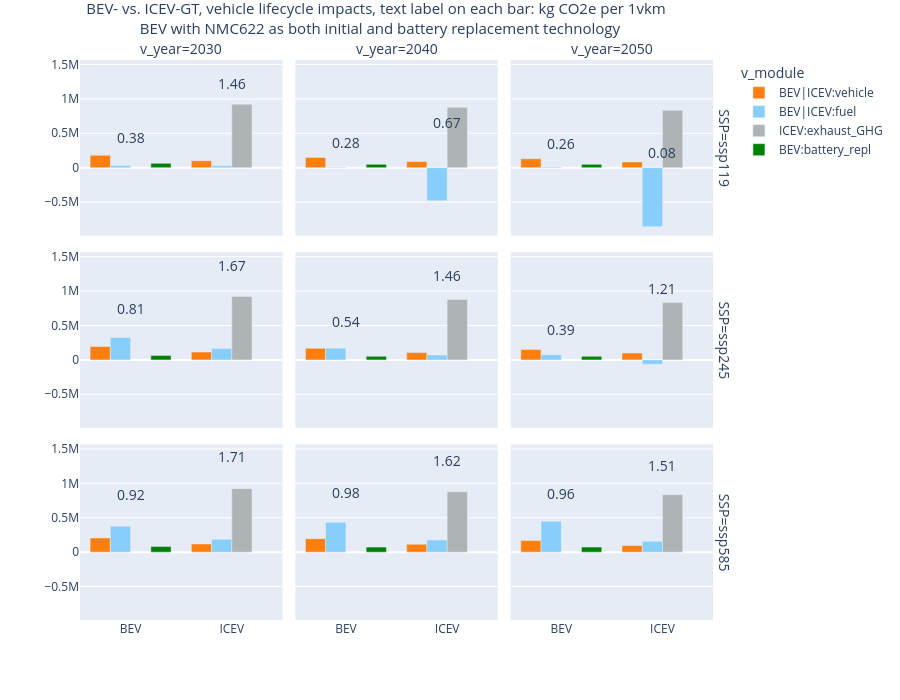

This figure's notebook cell:
### Code cell
import plotly.express as px

tt1 = f'BEV- vs. ICEV-GT, vehicle lifecycle impacts, text label on each bar: kg CO2e per 1vkm '
tt2 = f' BEV with NMC622 as both initial and battery replacement technology'

color_dict = {
    'F2':  'lightskyblue',   # 
    'V1AB': '#ff7f0e',  # Orange
    'V1B': 'green',   #green
    'V2': '#aeb4b4',   # Medium gray
}

custom_labels = {
    'F2': 'BEV|ICEV:fuel',
    'V1AB': 'BEV|ICEV:vehicle',
    'V1B': 'BEV:battery_repl',
    'V2': 'ICEV:exhaust_GHG'
}


fig = px.bar(df, x="Powertrain", y= [ 'V1AB', 'F2', 'V2', 'V1B'],   
            #text='LC_kgCO2e_vkm' ,  # not working, using below annotation 
            barmode="group",   #stack,  if using stack, negative value on F2 messed up, tried with add_trace, not working
            color_discrete_map=color_dict,
            facet_row="SSP", facet_col="v_year"
            )


# to add text label on top of each bar (at location, y_sum)
for i in df.index:
    y_sum = df.loc[i, ['V1AB', 'F2', 'V2', 'V1B']].sum()
    x = df.loc[i, 'Powertrain']
    year = df.loc[i, 'v_year']
    ssp = df.loc[i, 'SSP']
    text = df.loc[i, 'LC_kgCO2e_vkm']
    # Determine the correct row and column based on 'v_year' and 'SSP'
    col = 1 if year == 2030 else 2 if year == 2040 else 3
    row = 3 if ssp == 'ssp119' else 2 if ssp == 'ssp245' else 1
    fig.add_annotation(x=x, y=y_sum, text=f'{text}',
                       showarrow=False,
                       xanchor='center',
                       yanchor='bottom',
                       row=row, col=col)


for trace in fig.data:
    trace.name = custom_labels[trace.name]


# Update layout 
fig.update_layout(    
    annotations=[dict(font_size=14)], 
    legend_title_text='v_module',
    title={
        'text': f"{tt1}<br>{tt2}",
        'y': 0.98,  # 
        'x': 0.42,   # Center the title
        'xanchor': 'center',
        'yanchor': 'top',
        'font': {'size': 15}  # Font size for tt1
    },
    width=900,  # Width of the entire figure in pixels
    height=700,  # Height of the entire figure in pixels
)


# do not use value as y-label , yaxis=dict(title='pGWP100 CO$_2$e') not working  will change whole plot format
fig.update_yaxes(title_text='', matches='y')
fig.update_xaxes(title_text='', matches='x')
#fig.update_layout(yaxis=dict(title='pGWP100 CO$_2$e'))

# Show the figure
fig.show()
fig.write_html("output_plot/bev_NMC622NMC622_vs_icev.html")

### Figure 1 — Plotly figure (JSON) as saved in the notebook; plotly's stock layout.template omitted (floating-point values rounded to 4 significant figures)
{"data": [{"alignmentgroup": "True", "hovertemplate": "variable=V1AB<br>SSP=ssp119<br>v_year=2030<br>Powertrain=%{x}<br>value=%{y}<extra></extra>", "legendgroup": "V1AB", "marker": {"color": "#ff7f0e", "pattern": {"shape": ""}}, "name": "BEV|ICEV:vehicle", "offsetgroup": "V1AB", "orientation": "v", "showlegend": true, "textposition": "auto", "type": "bar", "x": ["BEV", "ICEV"], "xaxis": "x7", "y": [179100.0, 99130.0], "yaxis": "y7"}, {"alignmentgroup": "True", "hovertemplate": "variable=V1AB<br>SSP=ssp119<br>v_year=2040<br>Powertrain=%{x}<br>value=%{y}<extra></extra>", "legendgroup": "V1AB", "marker": {"color": "#ff7f0e", "pattern": {"shape": ""}}, "name": "BEV|ICEV:vehicle", "offsetgroup": "V1AB", "orientation": "v", "showlegend": false, "textposition": "auto", "type": "bar", "x": ["BEV", "ICEV"], "xaxis": "x8", "y": [148200.0, 87560.0], "yaxis": "y8"}, {"alignmentgroup": "True", "hovertemplate": "variable=V1AB<br>SSP=ssp119<br>v_year=2050<br>Powertrain=%{x}<br>value=%{y}<extra></extra>", "legendgroup": "V1AB", "marker": {"color": "#ff7f0e", "pattern": {"shape": ""}}, "name": "BEV|ICEV:vehicle", "offsetgroup": "V1AB", "orientation": "v", "showlegend": false, "textposition": "auto", "type": "bar", "x": ["BEV", "ICEV"], "xaxis": "x9", "y": [128700.0, 82660.0], "yaxis": "y9"}, {"alignmentgroup": "True", "hovertemplate": "variable=V1AB<br>SSP=ssp245<br>v_year=2030<br>Powertrain=%{x}<br>value=%{y}<extra></extra>", "legendgroup": "V1AB", "marker": {"color": "#ff7f0e", "pattern": {"shape": ""}}, "name": "BEV|ICEV:vehicle", "offsetgroup": "V1AB", "orientation": "v", "showlegend": false, "textposition": "auto", "type": "bar", "x": ["BEV", "ICEV"], "xaxis": "x4", "y": [194900.0, 115200.0], "yaxis": "y4"}, {"alignmentgroup": "True", "hovertemplate": "variable=V1AB<br>SSP=ssp245<br>v_year=2040<br>Powertrain=%{x}<br>value=%{y}<extra></extra>", "legendgroup": "V1AB", "marker": {"color": "#ff7f0e", "pattern": {"shape": ""}}, "name": "BEV|ICEV:vehicle", "offsetgroup": "V1AB", "orientation": "v", "showlegend": false, "textposition": "auto", "type": "bar", "x": ["BEV", "ICEV"], "xaxis": "x5", "y": [169500.0, 106100.0], "yaxis": "y5"}, {"alignmentgroup": "True", "hovertemplate": "variable=V1AB<br>SSP=ssp245<br>v_year=2050<br>Powertrain=%{x}<br>value=%{y}<extra></extra>", "legendgroup": "V1AB", "marker": {"color": "#ff7f0e", "pattern": {"shape": ""}}, "name": "BEV|ICEV:vehicle", "offsetgroup": "V1AB", "orientation": "v", "showlegend": false, "textposition": "auto", "type": "bar", "x": ["BEV", "ICEV"], "xaxis": "x6", "y": [150100.0, 99870.0], "yaxis": "y6"}, {"alignmentgroup": "True", "hovertemplate": "variable=V1AB<br>SSP=ssp585<br>v_year=2030<br>Powertrain=%{x}<br>value=%{y}<extra></extra>", "legendgroup": "V1AB", "marker": {"color": "#ff7f0e", "pattern": {"shape": ""}}, "name": "BEV|ICEV:vehicle", "offsetgroup": "V1AB", "orientation": "v", "showlegend": false, "textposition": "auto", "type": "bar", "x": ["BEV", "ICEV"], "xaxis": "x", "y": [206400.0, 119200.0], "yaxis": "y"}, {"alignmentgroup": "True", "hovertemplate": "variable=V1AB<br>SSP=ssp585<br>v_year=2040<br>Powertrain=%{x}<br>value=%{y}<extra></extra>", "legendgroup": "V1AB", "marker": {"color": "#ff7f0e", "pattern": {"shape": ""}}, "name": "BEV|ICEV:vehicle", "offsetgroup": "V1AB", "orientation": "v", "showlegend": false, "textposition": "auto", "type": "bar", "x": ["BEV", "ICEV"], "xaxis": "x2", "y": [195300.0, 116300.0], "yaxis": "y2"}, {"alignmentgroup": "True", "hovertemplate": "variable=V1AB<br>SSP=ssp585<br>v_year=2050<br>Powertrain=%{x}<br>value=%{y}<extra></extra>", "legendgroup": "V1AB", "marker": {"color": "#ff7f0e", "pattern": {"shape": ""}}, "name": "BEV|ICEV:vehicle", "offsetgroup": "V1AB", "orientation": "v", "showlegend": false, "textposition": "auto", "type": "bar", "x": ["BEV", "ICEV"], "xaxis": "x3", "y": [168500.0, 96560.0], "yaxis": "y3"}, {"alignmentgroup": "True", "hovertemplate": "variable=F2<br>SSP=ssp119<br>v_year=2030<br>Powertrain=%{x}<br>value=%{y}<extra></extra>", "legendgroup": "F2", "marker": {"color": "lightskyblue", "pattern": {"shape": ""}}, "name": "BEV|ICEV:fuel", "offsetgroup": "F2", "orientation": "v", "showlegend": true, "textposition": "auto", "type": "bar", "x": ["BEV", "ICEV"], "xaxis": "x7", "y": [29340.0, 26770.0], "yaxis": "y7"}, {"alignmentgroup": "True", "hovertemplate": "variable=F2<br>SSP=ssp119<br>v_year=2040<br>Powertrain=%{x}<br>value=%{y}<extra></extra>", "legendgroup": "F2", "marker": {"color": "lightskyblue", "pattern": {"shape": ""}}, "name": "BEV|ICEV:fuel", "offsetgroup": "F2", "orientation": "v", "showlegend": false, "textposition": "auto", "type": "bar", "x": ["BEV", "ICEV"], "xaxis": "x8", "y": [6378.0, -480500.0], "yaxis": "y8"}, {"alignmentgroup": "True", "hovertemplate": "variable=F2<br>SSP=ssp119<br>v_year=2050<br>Powertrain=%{x}<br>value=%{y}<extra></extra>", "legendgroup": "F2", "marker": {"color": "lightskyblue", "pattern": {"shape": ""}}, "name": "BEV|ICEV:fuel", "offsetgroup": "F2", "orientation": "v", "showlegend": false, "textposition": "auto", "type": "bar", "x": ["BEV", "ICEV"], "xaxis": "x9", "y": [9669.0, -858500.0], "yaxis": "y9"}, {"alignmentgroup": "True", "hovertemplate": "variable=F2<br>SSP=ssp245<br>v_year=2030<br>Powertrain=%{x}<br>value=%{y}<extra></extra>", "legendgroup": "F2", "marker": {"color": "lightskyblue", "pattern": {"shape": ""}}, "name": "BEV|ICEV:fuel", "offsetgroup": "F2", "orientation": "v", "showlegend": false, "textposition": "auto", "type": "bar", "x": ["BEV", "ICEV"], "xaxis": "x4", "y": [325700.0, 164500.0], "yaxis": "y4"}, {"alignmentgroup": "True", "hovertemplate": "variable=F2<br>SSP=ssp245<br>v_year=2040<br>Powertrain=%{x}<br>value=%{y}<extra></extra>", "legendgroup": "F2", "marker": {"color": "lightskyblue", "pattern": {"shape": ""}}, "name": "BEV|ICEV:fuel", "offsetgroup": "F2", "orientation": "v", "showlegend": false, "textposition": "auto", "type": "bar", "x": ["BEV", "ICEV"], "xaxis": "x5", "y": [170000.0, 70080.0], "yaxis": "y5"}, {"alignmentgroup": "True", "hovertemplate": "variable=F2<br>SSP=ssp245<br>v_year=2050<br>Powertrain=%{x}<br>value=%{y}<extra></extra>", "legendgroup": "F2", "marker": {"color": "lightskyblue", "pattern": {"shape": ""}}, "name": "BEV|ICEV:fuel", "offsetgroup": "F2", "orientation": "v", "showlegend": false, "textposition": "auto", "type": "bar", "x": ["BEV", "ICEV"], "xaxis": "x6", "y": [75600.0, -62910.0], "yaxis": "y6"}, {"alignmentgroup": "True", "hovertemplate": "variable=F2<br>SSP=ssp585<br>v_year=2030<br>Powertrain=%{x}<br>value=%{y}<extra></extra>", "legendgroup": "F2", "marker": {"color": "lightskyblue", "pattern": {"shape": ""}}, "name": "BEV|ICEV:fuel", "offsetgroup": "F2", "orientation": "v", "showlegend": false, "textposition": "auto", "type": "bar", "x": ["BEV", "ICEV"], "xaxis": "x", "y": [378400.0, 188000.0], "yaxis": "y"}, {"alignmentgroup": "True", "hovertemplate": "variable=F2<br>SSP=ssp585<br>v_year=2040<br>Powertrain=%{x}<br>value=%{y}<extra></extra>", "legendgroup": "F2", "marker": {"color": "lightskyblue", "pattern": {"shape": ""}}, "name": "BEV|ICEV:fuel", "offsetgroup": "F2", "orientation": "v", "showlegend": false, "textposition": "auto", "type": "bar", "x": ["BEV", "ICEV"], "xaxis": "x2", "y": [434100.0, 176000.0], "yaxis": "y2"}, {"alignmentgroup": "True", "hovertemplate": "variable=F2<br>SSP=ssp585<br>v_year=2050<br>Powertrain=%{x}<br>value=%{y}<extra></extra>", "legendgroup": "F2", "marker": {"color": "lightskyblue", "pattern": {"shape": ""}}, "name": "BEV|ICEV:fuel", "offsetgroup": "F2", "orientation": "v", "showlegend": false, "textposition": "auto", "type": "bar", "x": ["BEV", "ICEV"], "xaxis": "x3", "y": [447700.0, 157100.0], "yaxis": "y3"}, {"alignmentgroup": "True", "hovertemplate": "variable=V2<br>SSP=ssp119<br>v_year=2030<br>Powertrain=%{x}<br>value=%{y}<extra></extra>", "legendgroup": "V2", "marker": {"color": "#aeb4b4", "pattern": {"shape": ""}}, "name": "ICEV:exhaust_GHG", "offsetgroup": "V2", "orientation": "v", "showlegend": true, "textposition": "auto", "type": "bar", "x": ["BEV", "ICEV"], "xaxis": "x7", "y": [null, 922900.0], "yaxis": "y7"}, {"alignmentgroup": "True", "hovertemplate": "variable=V2<br>SSP=ssp119<br>v_year=2040<br>Powertrain=%{x}<br>value=%{y}<extra></extra>", "legendgroup": "V2", "marker": {"color": "#aeb4b4", "pattern": {"shape": ""}}, "name": "ICEV:exhaust_GHG", "offsetgroup": "V2", "orientation": "v", "showlegend": false, "textposition": "auto", "type": "bar", "x": ["BEV", "ICEV"], "xaxis": "x8", "y": [null, 876700.0], "yaxis": "y8"}, {"alignmentgroup": "True", "hovertemplate": "variable=V2<br>SSP=ssp119<br>v_year=2050<br>Powertrain=%{x}<br>value=%{y}<extra></extra>", "legendgroup": "V2", "marker": {"color": "#aeb4b4", "pattern": {"shape": ""}}, "name": "ICEV:exhaust_GHG", "offsetgroup": "V2", "orientation": "v", "showlegend": false, "textposition": "auto", "type": "bar", "x": ["BEV", "ICEV"], "xaxis": "x9", "y": [null, 832700.0], "yaxis": "y9"}, {"alignmentgroup": "True", "hovertemplate": "variable=V2<br>SSP=ssp245<br>v_year=2030<br>Powertrain=%{x}<br>value=%{y}<extra></extra>", "legendgroup": "V2", "marker": {"color": "#aeb4b4", "pattern": {"shape": ""}}, "name": "ICEV:exhaust_GHG", "offsetgroup": "V2", "orientation": "v", "showlegend": false, "textposition": "auto", "type": "bar", "x": ["BEV", "ICEV"], "xaxis": "x4", "y": [null, 923000.0], "yaxis": "y4"}, {"alignmentgroup": "True", "hovertemplate": "variable=V2<br>SSP=ssp245<br>v_year=2040<br>Powertrain=%{x}<br>value=%{y}<extra></extra>", "legendgroup": "V2", "marker": {"color": "#aeb4b4", "pattern": {"shape": ""}}, "name": "ICEV:exhaust_GHG", "offsetgroup": "V2", "orientation": "v", "showlegend": false, "textposition": "auto", "type": "bar", "x": ["BEV", "ICEV"], "xaxis": "x5", "y": [null, 877100.0], "yaxis": "y5"}, {"alignmentgroup": "True", "hovertemplate": "variable=V2<br>SSP=ssp245<br>v_year=2050<br>Powertrain=%{x}<br>value=%{y}<extra></extra>", "legendgroup": "V2", "marker": {"color": "#aeb4b4", "pattern": {"shape": ""}}, "name": "ICEV:exhaust_GHG", "offsetgroup": "V2", "orientation": "v", "showlegend": false, "textposition": "auto", "type": "bar", "x": ["BEV", "ICEV"], "xaxis": "x6", "y": [null, 833400.0], "yaxis": "y6"}, {"alignmentgroup": "True", "hovertemplate": "variable=V2<br>SSP=ssp585<br>v_year=2030<br>Powertrain=%{x}<br>value=%{y}<extra></extra>", "legendgroup": "V2", "marker": {"color": "#aeb4b4", "pattern": {"shape": ""}}, "name": "ICEV:exhaust_GHG", "offsetgroup": "V2", "orientation": "v", "showlegend": false, "textposition": "auto", "type": "bar", "x": ["BEV", "ICEV"], "xaxis": "x", "y": [null, 923000.0], "yaxis": "y"}, {"alignmentgroup": "True", "hovertemplate": "variable=V2<br>SSP=ssp585<br>v_year=2040<br>Powertrain=%{x}<br>value=%{y}<extra></extra>", "legendgroup": "V2", "marker": {"color": "#aeb4b4", "pattern": {"shape": ""}}, "name": "ICEV:exhaust_GHG", "offsetgroup": "V2", "orientation": "v", "showlegend": false, "textposition": "auto", "type": "bar", "x": ["BEV", "ICEV"], "xaxis": "x2", "y": [null, 877300.0], "yaxis": "y2"}, {"alignmentgroup": "True", "hovertemplate": "variable=V2<br>SSP=ssp585<br>v_year=2050<br>Powertrain=%{x}<br>value=%{y}<extra></extra>", "legendgroup": "V2", "marker": {"color": "#aeb4b4", "pattern": {"shape": ""}}, "name": "ICEV:exhaust_GHG", "offsetgroup": "V2", "orientation": "v", "showlegend": false, "textposition": "auto", "type": "bar", "x": ["BEV", "ICEV"], "xaxis": "x3", "y": [null, 833900.0], "yaxis": "y3"}, {"alignmentgroup": "True", "hovertemplate": "variable=V1B<br>SSP=ssp119<br>v_year=2030<br>Powertrain=%{x}<br>value=%{y}<extra></extra>", "legendgroup": "V1B", "marker": {"color": "green", "pattern": {"shape": ""}}, "name": "BEV:battery_repl", "offsetgroup": "V1B", "orientation": "v", "showlegend": true, "textposition": "auto", "type": "bar", "x": ["BEV", "ICEV"], "xaxis": "x7", "y": [62290.0, null], "yaxis": "y7"}, {"alignmentgroup": "True", "hovertemplate": "variable=V1B<br>SSP=ssp119<br>v_year=2040<br>Powertrain=%{x}<br>value=%{y}<extra></extra>", "legendgroup": "V1B", "marker": {"color": "green", "pattern": {"shape": ""}}, "name": "BEV:battery_repl", "offsetgroup": "V1B", "orientation": "v", "showlegend": false, "textposition": "auto", "type": "bar", "x": ["BEV", "ICEV"], "xaxis": "x8", "y": [47740.0, null], "yaxis": "y8"}, {"alignmentgroup": "True", "hovertemplate": "variable=V1B<br>SSP=ssp119<br>v_year=2050<br>Powertrain=%{x}<br>value=%{y}<extra></extra>", "legendgroup": "V1B", "marker": {"color": "green", "pattern": {"shape": ""}}, "name": "BEV:battery_repl", "offsetgroup": "V1B", "orientation": "v", "showlegend": false, "textposition": "auto", "type": "bar", "x": ["BEV", "ICEV"], "xaxis": "x9", "y": [47820.0, null], "yaxis": "y9"}, {"alignmentgroup": "True", "hovertemplate": "variable=V1B<br>SSP=ssp245<br>v_year=2030<br>Powertrain=%{x}<br>value=%{y}<extra></extra>", "legendgroup": "V1B", "marker": {"color": "green", "pattern": {"shape": ""}}, "name": "BEV:battery_repl", "offsetgroup": "V1B", "orientation": "v", "showlegend": false, "textposition": "auto", "type": "bar", "x": ["BEV", "ICEV"], "xaxis": "x4", "y": [64670.0, null], "yaxis": "y4"}, {"alignmentgroup": "True", "hovertemplate": "variable=V1B<br>SSP=ssp245<br>v_year=2040<br>Powertrain=%{x}<br>value=%{y}<extra></extra>", "legendgroup": "V1B", "marker": {"color": "green", "pattern": {"shape": ""}}, "name": "BEV:battery_repl", "offsetgroup": "V1B", "orientation": "v", "showlegend": false, "textposition": "auto", "type": "bar", "x": ["BEV", "ICEV"], "xaxis": "x5", "y": [51770.0, null], "yaxis": "y5"}, {"alignmentgroup": "True", "hovertemplate": "variable=V1B<br>SSP=ssp245<br>v_year=2050<br>Powertrain=%{x}<br>value=%{y}<extra></extra>", "legendgroup": "V1B", "marker": {"color": "green", "pattern": {"shape": ""}}, "name": "BEV:battery_repl", "offsetgroup": "V1B", "orientation": "v", "showlegend": false, "textposition": "auto", "type": "bar", "x": ["BEV", "ICEV"], "xaxis": "x6", "y": [52100.0, null], "yaxis": "y6"}, {"alignmentgroup": "True", "hovertemplate": "variable=V1B<br>SSP=ssp585<br>v_year=2030<br>Powertrain=%{x}<br>value=%{y}<extra></extra>", "legendgroup": "V1B", "marker": {"color": "green", "pattern": {"shape": ""}}, "name": "BEV:battery_repl", "offsetgroup": "V1B", "orientation": "v", "showlegend": false, "textposition": "auto", "type": "bar", "x": ["BEV", "ICEV"], "xaxis": "x", "y": [80650.0, null], "yaxis": "y"}, {"alignmentgroup": "True", "hovertemplate": "variable=V1B<br>SSP=ssp585<br>v_year=2040<br>Powertrain=%{x}<br>value=%{y}<extra></extra>", "legendgroup": "V1B", "marker": {"color": "green", "pattern": {"shape": ""}}, "name": "BEV:battery_repl", "offsetgroup": "V1B", "orientation": "v", "showlegend": false, "textposition": "auto", "type": "bar", "x": ["BEV", "ICEV"], "xaxis": "x2", "y": [73340.0, null], "yaxis": "y2"}, {"alignmentgroup": "True", "hovertemplate": "variable=V1B<br>SSP=ssp585<br>v_year=2050<br>Powertrain=%{x}<br>value=%{y}<extra></extra>", "legendgroup": "V1B", "marker": {"color": "green", "pattern": {"shape": ""}}, "name": "BEV:battery_repl", "offsetgroup": "V1B", "orientation": "v", "showlegend": false, "textposition": "auto", "type": "bar", "x": ["BEV", "ICEV"], "xaxis": "x3", "y": [74110.0, null], "yaxis": "y3"}], "layout": {"annotations": [{"font": {"size": 14}, "showarrow": false, "text": "v_year=2030", "x": 0.1567, "xanchor": "center", "xref": "paper", "y": 1.0, "yanchor": "bottom", "yref": "paper"}, {"font": {"size": 14}, "showarrow": false, "text": "v_year=2040", "x": 0.49, "xanchor": "center", "xref": "paper", "y": 1.0, "yanchor": "bottom", "yref": "paper"}, {"font": {"size": 14}, "showarrow": false, "text": "v_year=2050", "x": 0.8233, "xanchor": "center", "xref": "paper", "y": 1.0, "yanchor": "bottom", "yref": "paper"}, {"font": {"size": 14}, "showarrow": false, "text": "SSP=ssp585", "textangle": 90, "x": 0.98, "xanchor": "left", "xref": "paper", "y": 0.1567, "yanchor": "middle", "yref": "paper"}, {"font": {"size": 14}, "showarrow": false, "text": "SSP=ssp245", "textangle": 90, "x": 0.98, "xanchor": "left", "xref": "paper", "y": 0.5, "yanchor": "middle", "yref": "paper"}, {"font": {"size": 14}, "showarrow": false, "text": "SSP=ssp119", "textangle": 90, "x": 0.98, "xanchor": "left", "xref": "paper", "y": 0.8433, "yanchor": "middle", "yref": "paper"}, {"font": {"size": 14}, "showarrow": false, "text": "0.38", "x": "BEV", "xanchor": "center", "xref": "x7", "y": 270700.0, "yanchor": "bottom", "yref": "y7"}, {"font": {"size": 14}, "showarrow": false, "text": "0.28", "x": "BEV", "xanchor": "center", "xref": "x8", "y": 202300.0, "yanchor": "bottom", "yref": "y8"}, {"font": {"size": 14}, "showarrow": false, "text": "0.26", "x": "BEV", "xanchor": "center", "xref": "x9", "y": 186200.0, "yanchor": "bottom", "yref": "y9"}, {"font": {"size": 14}, "showarrow": false, "text": "0.81", "x": "BEV", "xanchor": "center", "xref": "x4", "y": 585200.0, "yanchor": "bottom", "yref": "y4"}, {"font": {"size": 14}, "showarrow": false, "text": "0.54", "x": "BEV", "xanchor": "center", "xref": "x5", "y": 391300.0, "yanchor": "bottom", "yref": "y5"}, {"font": {"size": 14}, "showarrow": false, "text": "0.39", "x": "BEV", "xanchor": "center", "xref": "x6", "y": 277800.0, "yanchor": "bottom", "yref": "y6"}, {"font": {"size": 14}, "showarrow": false, "text": "0.92", "x": "BEV", "xanchor": "center", "xref": "x", "y": 665400.0, "yanchor": "bottom", "yref": "y"}, {"font": {"size": 14}, "showarrow": false, "text": "0.98", "x": "BEV", "xanchor": "center", "xref": "x2", "y": 702700.0, "yanchor": "bottom", "yref": "y2"}, {"font": {"size": 14}, "showarrow": false, "text": "0.96", "x": "BEV", "xanchor": "center", "xref": "x3", "y": 690300.0, "yanchor": "bottom", "yref": "y3"}, {"font": {"size": 14}, "showarrow": false, "text": "1.46", "x": "ICEV", "xanchor": "center", "xref": "x7", "y": 1049000.0, "yanchor": "bottom", "yref": "y7"}, {"font": {"size": 14}, "showarrow": false, "text": "0.67", "x": "ICEV", "xanchor": "center", "xref": "x8", "y": 483700.0, "yanchor": "bottom", "yref": "y8"}, {"font": {"size": 14}, "showarrow": false, "text": "0.08", "x": "ICEV", "xanchor": "center", "xref": "x9", "y": 56820.0, "yanchor": "bottom", "yref": "y9"}, {"font": {"size": 14}, "showarrow": false, "text": "1.67", "x": "ICEV", "xanchor": "center", "xref": "x4", "y": 1203000.0, "yanchor": "bottom", "yref": "y4"}, {"font": {"size": 14}, "showarrow": false, "text": "1.46", "x": "ICEV", "xanchor": "center", "xref": "x5", "y": 1053000.0, "yanchor": "bottom", "yref": "y5"}, {"font": {"size": 14}, "showarrow": false, "text": "1.21", "x": "ICEV", "xanchor": "center", "xref": "x6", "y": 870400.0, "yanchor": "bottom", "yref": "y6"}, {"font": {"size": 14}, "showarrow": false, "text": "1.71", "x": "ICEV", "xanchor": "center", "xref": "x", "y": 1230000.0, "yanchor": "bottom", "yref": "y"}, {"font": {"size": 14}, "showarrow": false, "text": "1.62", "x": "ICEV", "xanchor": "center", "xref": "x2", "y": 1170000.0, "yanchor": "bottom", "yref": "y2"}, {"font": {"size": 14}, "showarrow": false, "text": "1.51", "x": "ICEV", "xanchor": "center", "xref": "x3", "y": 1088000.0, "yanchor": "bottom", "yref": "y3"}], "barmode": "group", "height": 700, "legend": {"title": {"text": "v_module"}, "tracegroupgap": 0}, "margin": {"t": 60}, "title": {"font": {"size": 15}, "text": "BEV- vs. ICEV-GT, vehicle lifecycle impacts, text label on each bar: kg CO2e per 1vkm <br> BEV with NMC622 as both initial and battery replacement technology", "x": 0.42, "xanchor": "center", "y": 0.98, "yanchor": "top"}, "width": 900, "xaxis": {"anchor": "y", "autorange": true, "domain": [0, 0.3133], "matches": "x", "range": [-0.5, 1.5], "title": {"text": ""}, "type": "category"}, "xaxis2": {"anchor": "y2", "autorange": true, "domain": [0.3333, 0.6467], "matches": "x", "range": [-0.5, 1.5], "title": {"text": ""}, "type": "category"}, "xaxis3": {"anchor": "y3", "autorange": true, "domain": [0.6667, 0.98], "matches": "x", "range": [-0.5, 1.5], "title": {"text": ""}, "type": "category"}, "xaxis4": {"anchor": "y4", "autorange": true, "domain": [0, 0.3133], "matches": "x", "range": [-0.5, 1.5], "showticklabels": false, "title": {"text": ""}, "type": "category"}, "xaxis5": {"anchor": "y5", "autorange": true, "domain": [0.3333, 0.6467], "matches": "x", "range": [-0.5, 1.5], "showticklabels": false, "title": {"text": ""}, "type": "category"}, "xaxis6": {"anchor": "y6", "autorange": true, "domain": [0.6667, 0.98], "matches": "x", "range": [-0.5, 1.5], "showticklabels": false, "title": {"text": ""}, "type": "category"}, "xaxis7": {"anchor": "y7", "autorange": true, "domain": [0, 0.3133], "matches": "x", "range": [-0.5, 1.5], "showticklabels": false, "title": {"text": ""}, "type": "category"}, "xaxis8": {"anchor": "y8", "autorange": true, "domain": [0.3333, 0.6467], "matches": "x", "range": [-0.5, 1.5], "showticklabels": false, "title": {"text": ""}, "type": "category"}, "xaxis9": {"anchor": "y9", "autorange": true, "domain": [0.6667, 0.98], "matches": "x", "range": [-0.5, 1.5], "showticklabels": false, "title": {"text": ""}, "type": "category"}, "yaxis": {"anchor": "x", "autorange": true, "domain": [0, 0.3133], "matches": "y", "range": [-984300.0, 1531000.0], "title": {"text": ""}, "type": "linear"}, "yaxis2": {"anchor": "x2", "autorange": true, "domain": [0, 0.3133], "matches": "y", "range": [-984300.0, 1531000.0], "showticklabels": false, "title": {"text": ""}, "type": "linear"}, "yaxis3": {"anchor": "x3", "autorange": true, "domain": [0, 0.3133], "matches": "y", "range": [-984300.0, 1531000.0], "showticklabels": false, "title": {"text": ""}, "type": "linear"}, "yaxis4": {"anchor": "x4", "autorange": true, "domain": [0.3433, 0.6567], "matches": "y", "range": [-984300.0, 1531000.0], "title": {"text": ""}, "type": "linear"}, "yaxis5": {"anchor": "x5", "autorange": true, "domain": [0.3433, 0.6567], "matches": "y", "range": [-984300.0, 1531000.0], "showticklabels": false, "title": {"text": ""}, "type": "linear"}, "yaxis6": {"anchor": "x6", "autorange": true, "domain": [0.3433, 0.6567], "matches": "y", "range": [-984300.0, 1531000.0], "showticklabels": false, "title": {"text": ""}, "type": "linear"}, "yaxis7": {"anchor": "x7", "autorange": true, "domain": [0.6867, 1.0], "matches": "y", "range": [-984300.0, 1531000.0], "title": {"text": ""}, "type": "linear"}, "yaxis8": {"anchor": "x8", "autorange": true, "domain": [0.6867, 1.0], "matches": "y", "range": [-984300.0, 1531000.0], "showticklabels": false, "title": {"text": ""}, "type": "linear"}, "yaxis9": {"anchor": "x9", "autorange": true, "domain": [0.6867, 1.0], "matches": "y", "range": [-984300.0, 1531000.0], "showticklabels": false, "title": {"text": ""}, "type": "linear"}}}
